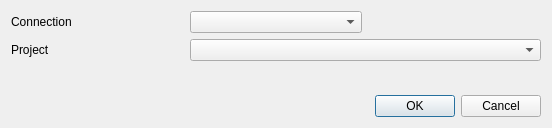
<?xml version="1.0" encoding="UTF-8"?>
<ui version="4.0">
 <class>QgsGeoPackageProjectStorageDialog</class>
 <widget class="QDialog" name="QgsGeoPackageProjectStorageDialog">
  <property name="geometry">
   <rect>
    <x>0</x>
    <y>0</y>
    <width>552</width>
    <height>128</height>
   </rect>
  </property>
  <layout class="QVBoxLayout" name="verticalLayout">
   <item>
    <layout class="QGridLayout" name="gridLayout">
     <item row="0" column="0">
      <widget class="QLabel" name="label">
       <property name="text">
        <string>Connection</string>
       </property>
      </widget>
     </item>
     <item row="0" column="1">
      <widget class="QComboBox" name="mCboConnection"/>
     </item>
     <item row="1" column="0">
      <widget class="QLabel" name="label_3">
       <property name="text">
        <string>Project</string>
       </property>
      </widget>
     </item>
     <item row="0" column="2">
      <widget class="QgsFileWidget" name="mFileWidget" native="true"/>
     </item>
     <item row="1" column="1" colspan="2">
      <widget class="QComboBox" name="mCboProject"/>
     </item>
    </layout>
   </item>
   <item>
    <spacer name="verticalSpacer">
     <property name="orientation">
      <enum>Qt::Vertical</enum>
     </property>
     <property name="sizeHint" stdset="0">
      <size>
       <width>20</width>
       <height>40</height>
      </size>
     </property>
    </spacer>
   </item>
   <item>
    <widget class="QDialogButtonBox" name="buttonBox">
     <property name="orientation">
      <enum>Qt::Horizontal</enum>
     </property>
     <property name="standardButtons">
      <set>QDialogButtonBox::Cancel|QDialogButtonBox::Ok</set>
     </property>
    </widget>
   </item>
  </layout>
 </widget>
 <customwidgets>
  <customwidget>
   <class>QgsFileWidget</class>
   <extends>QWidget</extends>
   <header>qgsfilewidget.h</header>
  </customwidget>
 </customwidgets>
 <resources/>
 <connections>
  <connection>
   <sender>buttonBox</sender>
   <signal>rejected()</signal>
   <receiver>QgsGeoPackageProjectStorageDialog</receiver>
   <slot>reject()</slot>
   <hints>
    <hint type="sourcelabel">
     <x>316</x>
     <y>260</y>
    </hint>
    <hint type="destinationlabel">
     <x>286</x>
     <y>274</y>
    </hint>
   </hints>
  </connection>
 </connections>
</ui>
